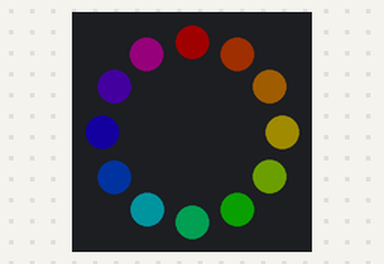
A program run on a simulated BBC micro:bit running MicroPython. Parts: 12 RGB LEDs in a ring, first at the top, clockwise. Dim RGB values are drawn brighter than linear.

Above: at 0.1 s.
At 0.7 s:
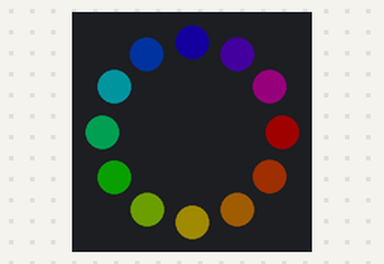
At 1.31 s:
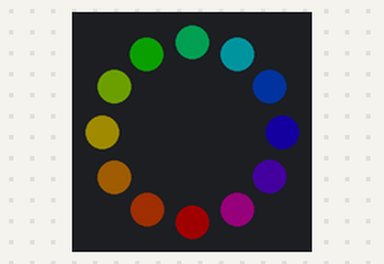
At 1.92 s:
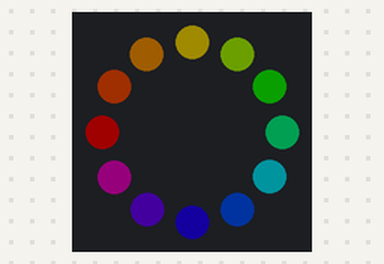
At 2.32 s:
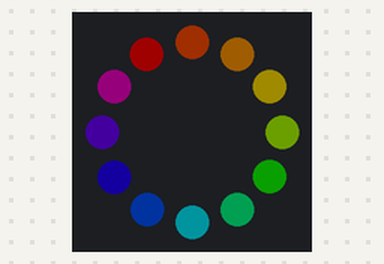
At 2.72 s:
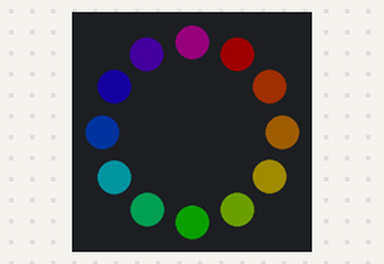

Measured:
- by itself, everything shown: repeats every 2.4 s, in 12 steps

The program:

prog12.py
```python
from microbit import *
from neopixel import NeoPixel

num_pixels = 12
ring = NeoPixel(pin0, num_pixels)

def rainbow(np, num, offset, bright=1):
    rb = [(127, 0, 0), (127, 63, 0), (127, 127, 0), (0, 127, 0),
          (0, 127, 127), (0, 0, 127), (63, 0, 127), (127, 0, 0)]
    for i in range(num):
        t = 7*i/num
        t0 = int(t)
        r = round((rb[t0][0] + (t-t0)*(rb[t0+1][0]-rb[t0][0]))*bright) >> 2
        g = round((rb[t0][1] + (t-t0)*(rb[t0+1][1]-rb[t0][1]))*bright) >> 2
        b = round((rb[t0][2] + (t-t0)*(rb[t0+1][2]-rb[t0][2]))*bright) >> 2
        ring[(i+offset)%num] = [r, g, b]

n = 0
try:
    while True:
        rainbow(ring, num_pixels, offset = n)
        ring.show()
        n = n + 1
        sleep(200)
except KeyboardInterrupt as e:
    print("Interrupted by the user...")
```
